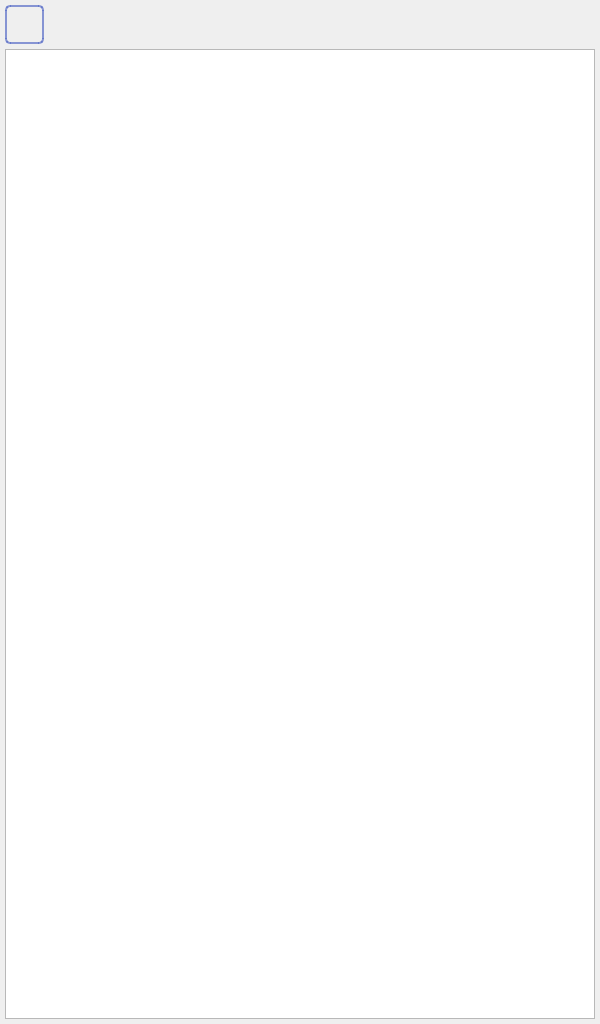
<?xml version="1.0" encoding="UTF-8"?>
<ui version="4.0">
 <class>HistoryWidget</class>
 <widget class="QWidget" name="HistoryWidget">
  <property name="geometry">
   <rect>
    <x>0</x>
    <y>0</y>
    <width>600</width>
    <height>1024</height>
   </rect>
  </property>
  <property name="windowTitle">
   <string>Form</string>
  </property>
  <layout class="QVBoxLayout" name="verticalLayout">
   <property name="spacing">
    <number>5</number>
   </property>
   <property name="leftMargin">
    <number>5</number>
   </property>
   <property name="topMargin">
    <number>5</number>
   </property>
   <property name="rightMargin">
    <number>5</number>
   </property>
   <property name="bottomMargin">
    <number>5</number>
   </property>
   <item>
    <widget class="QToolButton" name="pb_back">
     <property name="styleSheet">
      <string notr="true">#pb_back{
		background-image: url(:/img/back.png);
		border: 2px solid rgba(90,110,200,180);
		border-radius:5px;
		background-position:center;
}
#pb_pb_back:pressed{
		background-image: url(:/img/back.png);
		border: 2px solid rgba(200,110,90,180);
		border-radius:50px;
		background-position:center;
}</string>
     </property>
     <property name="text">
      <string/>
     </property>
     <property name="iconSize">
      <size>
       <width>32</width>
       <height>32</height>
      </size>
     </property>
    </widget>
   </item>
   <item>
    <widget class="QTableView" name="tb_history"/>
   </item>
  </layout>
 </widget>
 <resources/>
 <connections/>
</ui>
